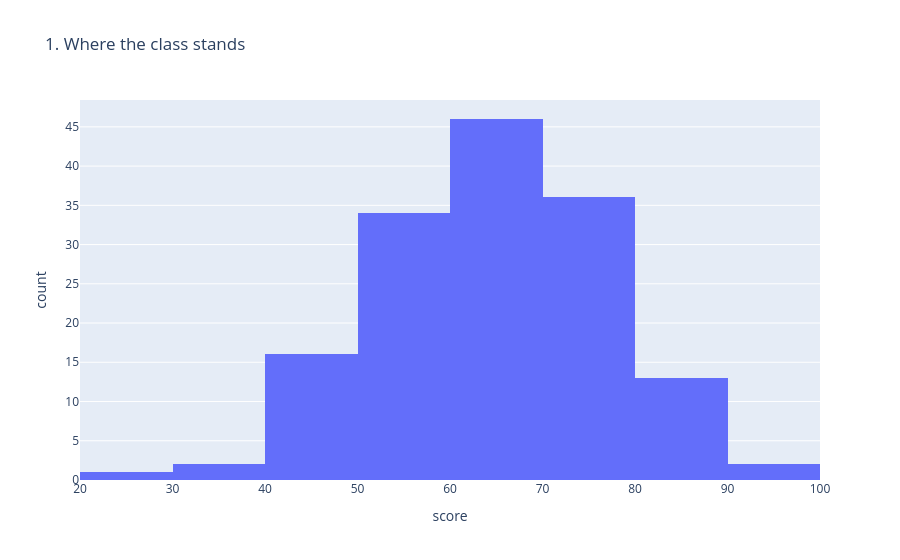
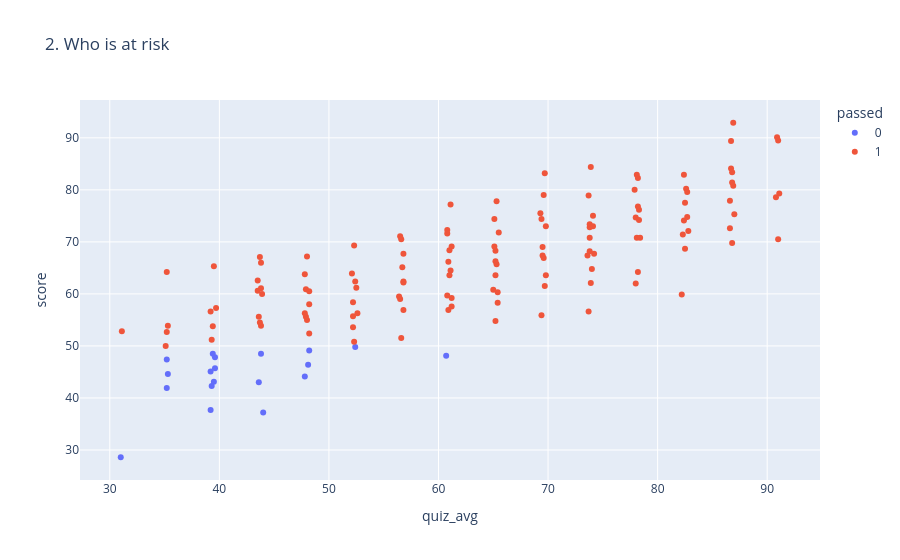
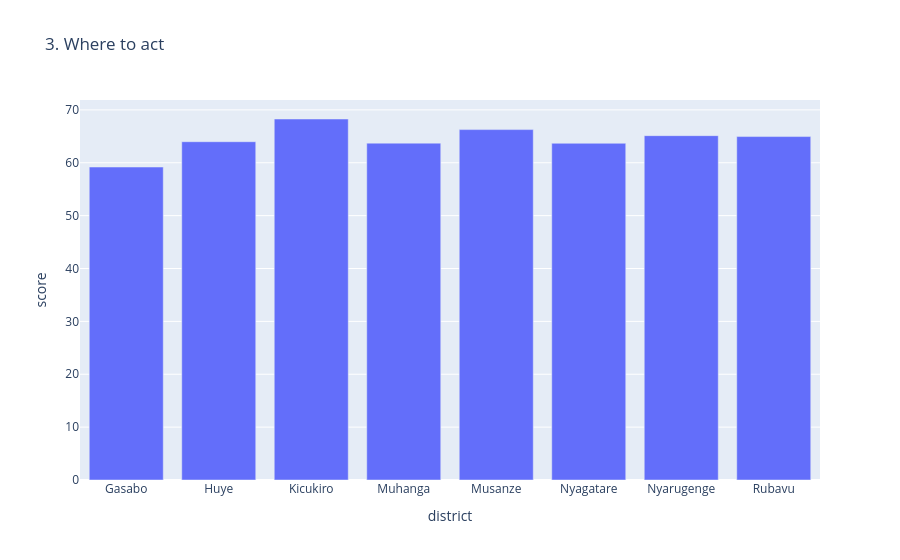

The code cell stored with these charts, in order, in its notebook:
### Markdown cell above
Part 5 — Ship a Dashboard (7 marks)
Exercise 5.1 — The story in three charts 
Q: With Plotly Express, each with a title: (a) histogram of scores, 12 bins — "1. Where the class stands"; (b) scatter quiz_avg vs score with color="passed" and hover_name="name" — "2. Who is at risk"; (c) bar chart of average score per district — "3. Where to act".

### Code cell
# ---------- Exercise 5.1 - The story in three charts (5 marks) ----------
# (a) Histogram of scores
fig1 = px.histogram(df, x="score", nbins=12,
                    title="1. Where the class stands")

# (b) Scatter — the at-risk dashboard
fig2 = px.scatter(df, x="quiz_avg", y="score",
                  color=df["passed"].astype(str),
                  hover_name="name",
                  labels={"color": "passed"},
                  title="2. Who is at risk")

# (c) Average score per district
district_avg = df.groupby("district", as_index=False)["score"].mean()
fig3 = px.bar(district_avg, x="district", y="score",
              title="3. Where to act")

fig1.show()
fig2.show()
fig3.show()

### Figure 1 — Plotly figure (JSON) as saved in the notebook; plotly's stock layout.template omitted (floating-point values rounded to 4 significant figures; data arrays with more than 128 entries replaced by an {"elided": "..."} marker saying what was removed)
{"data": [{"bingroup": "x", "hovertemplate": "score=%{x}<br>count=%{y}<extra></extra>", "legendgroup": "", "marker": {"color": "#636efa", "pattern": {"shape": ""}}, "name": "", "nbinsx": 12, "orientation": "v", "showlegend": false, "type": "histogram", "x": {"elided": "150 float values"}, "xaxis": "x", "yaxis": "y"}], "layout": {"barmode": "relative", "legend": {"tracegroupgap": 0}, "title": {"text": "1. Where the class stands"}, "xaxis": {"anchor": "y", "domain": [0, 1], "title": {"text": "score"}}, "yaxis": {"anchor": "x", "domain": [0, 1], "title": {"text": "count"}}}}

### Figure 2 — Plotly figure (JSON) as saved in the notebook; plotly's stock layout.template omitted (floating-point values rounded to 4 significant figures; data arrays with more than 128 entries replaced by an {"elided": "..."} marker saying what was removed)
{"data": [{"hovertemplate": "<b>%{hovertext}</b><br><br>passed=0<br>quiz_avg=%{x}<br>score=%{y}<extra></extra>", "hovertext": ["Aline Uwase", "Patrick Ingabire", "Josiane Uwimana", "Clarisse Ishimwe", "Bonaventure Mukamana", "Liliane Cyusa", "Janvier Karangwa", "Vestine Munyaneza", "Francoise Maniraguha", "Eric Uwizeyimana", "Grace Uwimana", "Claude Nyirahabimana", "Honorine Hakizimana", "Gilbert Ingabire", "Modeste Munyaneza", "Pascaline Hakizimana", "Protais Cyusa", "Alice Umuhoza", "Celestin Cyusa"], "legendgroup": "0", "marker": {"color": "#636efa", "symbol": "circle"}, "mode": "markers", "name": "0", "orientation": "v", "showlegend": true, "type": "scatter", "x": [31.0, 39.3, 39.6, 48.2, 60.7, 39.2, 43.6, 43.8, 52.4, 35.3, 47.8, 48.1, 35.2, 39.6, 44.0, 35.2, 39.4, 39.2, 39.5], "xaxis": "x", "y": [28.6, 42.3, 47.8, 49.1, 48.1, 45.1, 43.0, 48.5, 49.8, 44.6, 44.1, 46.4, 47.4, 45.7, 37.2, 41.9, 48.5, 37.7, 43.1], "yaxis": "y"}, {"hovertemplate": "<b>%{hovertext}</b><br><br>passed=1<br>quiz_avg=%{x}<br>score=%{y}<extra></extra>", "hovertext": {"elided": "131 str values"}, "legendgroup": "1", "marker": {"color": "#EF553B", "symbol": "circle"}, "mode": "markers", "name": "1", "orientation": "v", "showlegend": true, "type": "scatter", "x": {"elided": "131 float values"}, "xaxis": "x", "y": {"elided": "131 float values"}, "yaxis": "y"}], "layout": {"legend": {"title": {"text": "passed"}, "tracegroupgap": 0}, "title": {"text": "2. Who is at risk"}, "xaxis": {"anchor": "y", "domain": [0, 1], "title": {"text": "quiz_avg"}}, "yaxis": {"anchor": "x", "domain": [0, 1], "title": {"text": "score"}}}}

### Figure 3 — Plotly figure (JSON) as saved in the notebook; plotly's stock layout.template omitted (floating-point values rounded to 4 significant figures)
{"data": [{"hovertemplate": "district=%{x}<br>score=%{y}<extra></extra>", "legendgroup": "", "marker": {"color": "#636efa", "pattern": {"shape": ""}}, "name": "", "orientation": "v", "showlegend": false, "textposition": "auto", "type": "bar", "x": ["Gasabo", "Huye", "Kicukiro", "Muhanga", "Musanze", "Nyagatare", "Nyarugenge", "Rubavu"], "xaxis": "x", "y": [59.19, 63.98, 68.28, 63.72, 66.27, 63.68, 65.13, 64.96], "yaxis": "y"}], "layout": {"barmode": "relative", "legend": {"tracegroupgap": 0}, "title": {"text": "3. Where to act"}, "xaxis": {"anchor": "y", "domain": [0, 1], "title": {"text": "district"}}, "yaxis": {"anchor": "x", "domain": [0, 1], "title": {"text": "score"}}}}
